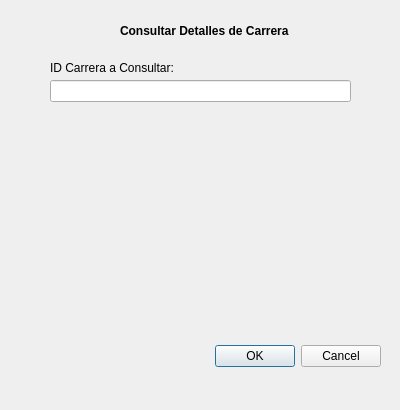
<?xml version="1.0" encoding="UTF-8"?>
<ui version="4.0">
 <class>Dialog</class>
 <widget class="QDialog" name="Dialog">
  <property name="geometry">
   <rect>
    <x>0</x>
    <y>0</y>
    <width>400</width>
    <height>410</height>
   </rect>
  </property>
  <property name="windowTitle">
   <string>Consultar Detalles de Carrera</string>
  </property>
  <widget class="QDialogButtonBox" name="buttonBox">
   <property name="geometry">
    <rect>
     <x>40</x>
     <y>340</y>
     <width>341</width>
     <height>32</height>
    </rect>
   </property>
   <property name="orientation">
    <enum>Qt::Horizontal</enum>
   </property>
   <property name="standardButtons">
    <set>QDialogButtonBox::Cancel|QDialogButtonBox::Ok</set>
   </property>
  </widget>
  <widget class="QLabel" name="label">
   <property name="geometry">
    <rect>
     <x>120</x>
     <y>10</y>
     <width>191</width>
     <height>41</height>
    </rect>
   </property>
   <property name="font">
    <font>
     <italic>false</italic>
     <bold>true</bold>
    </font>
   </property>
   <property name="text">
    <string>Consultar Detalles de Carrera</string>
   </property>
  </widget>
  <widget class="QLabel" name="label_3">
   <property name="geometry">
    <rect>
     <x>50</x>
     <y>60</y>
     <width>141</width>
     <height>16</height>
    </rect>
   </property>
   <property name="text">
    <string>ID Carrera a Consultar:</string>
   </property>
  </widget>
  <widget class="QLineEdit" name="lineEdit_2">
   <property name="geometry">
    <rect>
     <x>50</x>
     <y>80</y>
     <width>301</width>
     <height>22</height>
    </rect>
   </property>
  </widget>
 </widget>
 <resources/>
 <connections>
  <connection>
   <sender>buttonBox</sender>
   <signal>accepted()</signal>
   <receiver>Dialog</receiver>
   <slot>accept()</slot>
   <hints>
    <hint type="sourcelabel">
     <x>248</x>
     <y>254</y>
    </hint>
    <hint type="destinationlabel">
     <x>157</x>
     <y>274</y>
    </hint>
   </hints>
  </connection>
  <connection>
   <sender>buttonBox</sender>
   <signal>rejected()</signal>
   <receiver>Dialog</receiver>
   <slot>reject()</slot>
   <hints>
    <hint type="sourcelabel">
     <x>316</x>
     <y>260</y>
    </hint>
    <hint type="destinationlabel">
     <x>286</x>
     <y>274</y>
    </hint>
   </hints>
  </connection>
 </connections>
</ui>
